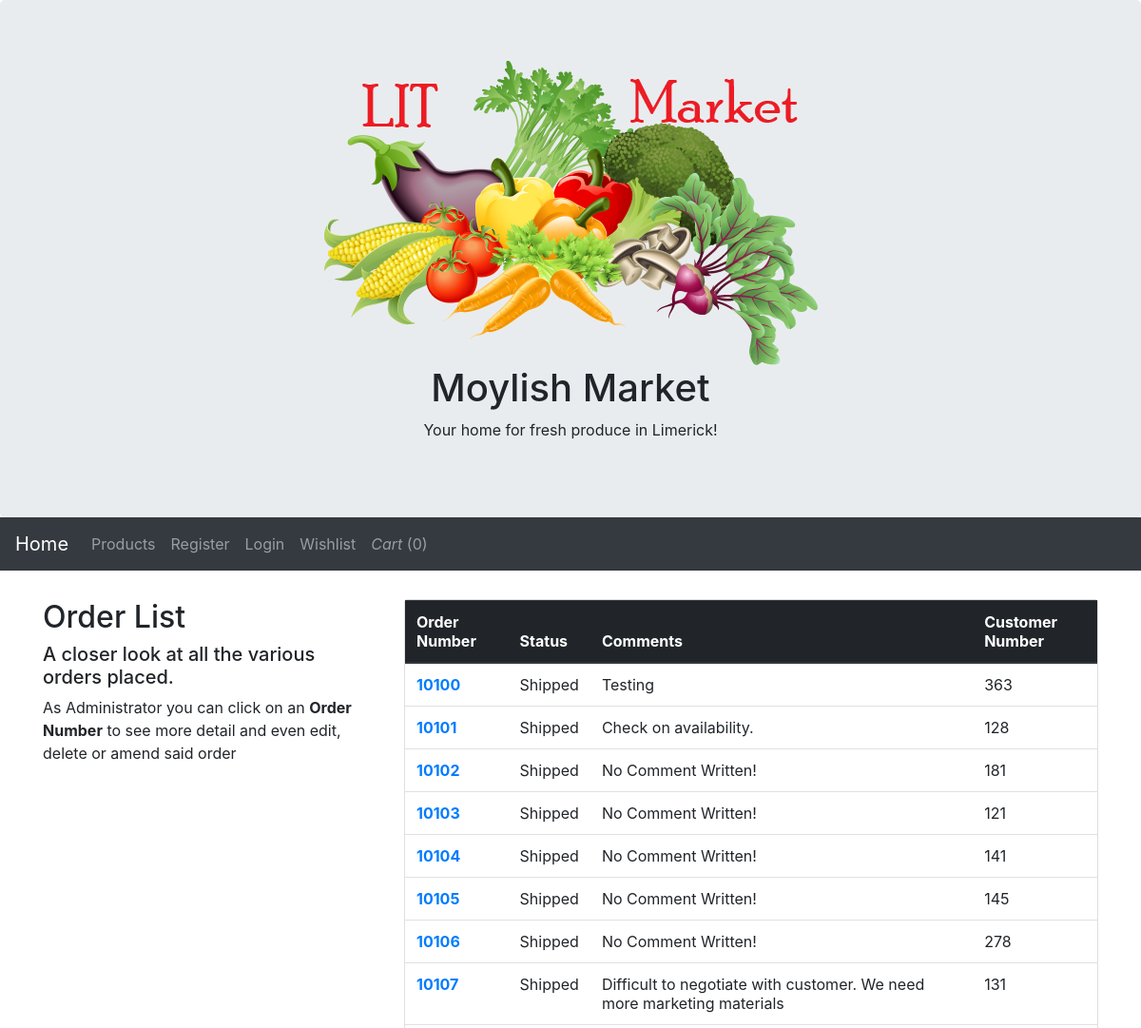
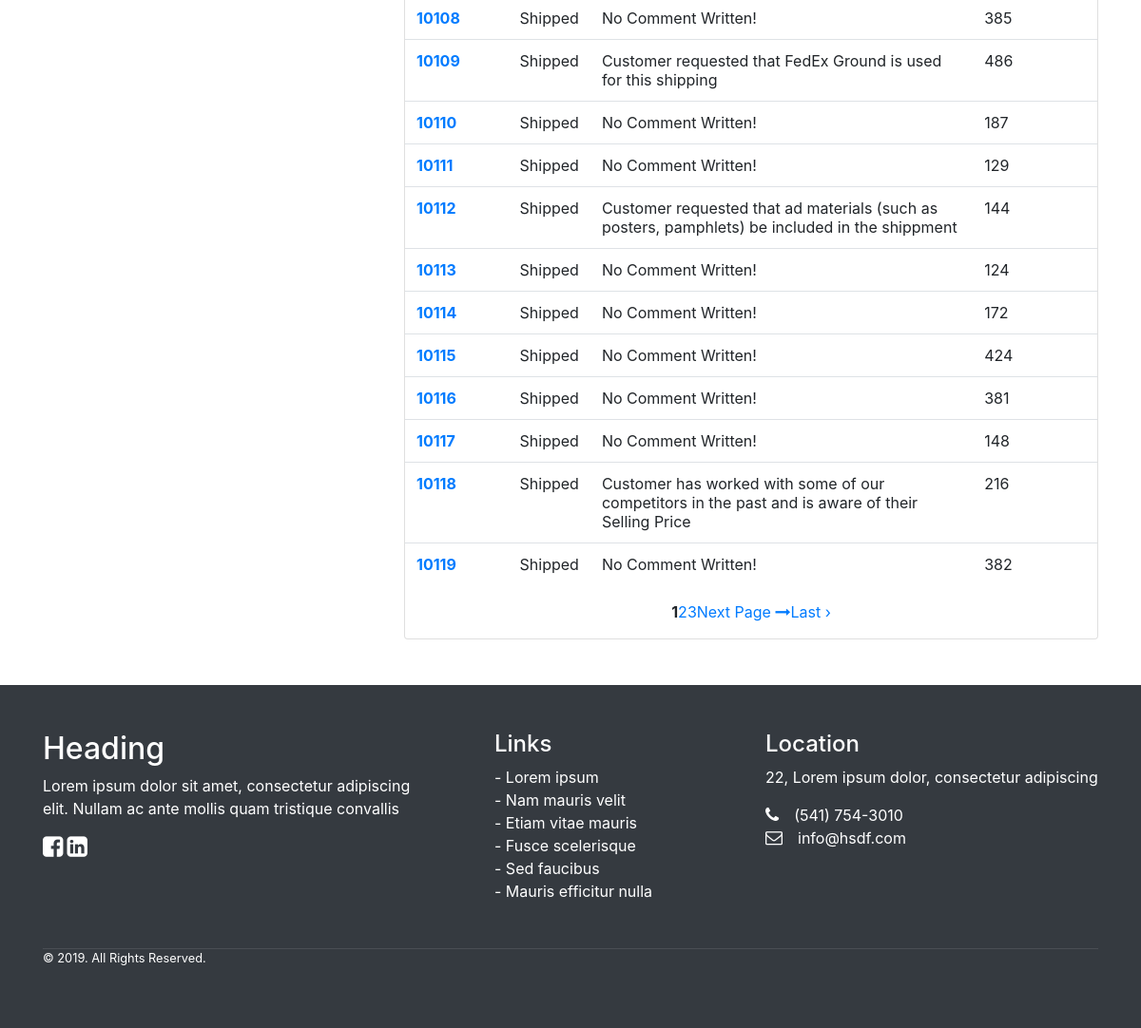
The page /index.php/orders on the database its author committed (2 pictures, top to bottom).
### tables this page shows
CREATE TABLE `orders` (
  `orderNumber` int(11) NOT NULL,
  `orderDate` date NOT NULL,
  `requiredDate` date NOT NULL,
  `shippedDate` date DEFAULT NULL,
  `status` varchar(15) NOT NULL,
  `comments` text,
  `customerNumber` int(11) NOT NULL
);

### index.php (called while the page is built, shortened)
<?php
require_once BASEPATH.'core/CodeIgniter.php';

### application/models/OrderModel.php (called while the page is built, shortened)
<?php
class OrderModel extends CI_Model
{
	function get_all_orders($limit, $offset)
	{
		$this->db->limit($limit, $offset);
		$this->db->select("orderNumber, orderDate, requiredDate,
		shippedDate, status, comments, customerNumber");
		$this->db->from('orders');
		$query = $this->db->get();
		return $query->result();
	}
	function get_all_ordersD()
	{
		$this->db->select("orderNumber, productCode, quantityOrdered, priceEach");
		$this->db->from('orderdetails');
		$query = $this->db->get();
		return $query->result();
	}
}

### application/views/orders/index.php (the view, shortened to what this page needs)
<div class="container" style="margin-top:30px">
		<div class="row">
			<div class="col-sm-4">
				<h2>Order List</h2>
				<h5>A closer look at all the various orders placed.</h5>
				<p>As Administrator you can click on an <b>Order Number</b> to see more detail and even edit, delete or amend said order</p>
			</div>
			<div class="col-sm-8">
				<div class="card">
					<table class="table">
						<thead class="thead-dark">
						<tr>
							<th scope="col">Order Number</th>
							<th scope="col">Status</th>
							<th scope="col">Comments</th>
							<th scope="col">Customer Number</th>
						</tr>
						</thead>
						<tbody>
						<?php foreach($orders as $row){?>
						<tr>
							<th scope="row"><?php echo anchor('Orders/viewOrders/'. $row->orderNumber, $row->orderNumber); ?></th>
							<td><?php echo $row->status;?></td>
							<td>
								<?php
								if($row->comments == null)
									echo "No Comment Written!";
								else
									echo $row->comments;
								?>
							</td>
							<td><?php echo $row->customerNumber;?></td>
						</tr>
							<?php } ?>
						</tbody>
					</table>
						<nav aria-label="Page navigation example">
							<ul class="pagination pg-blue justify-content-center">
								<li> <?php echo $this->pagination->create_links();?> </li>
							</ul>
						</nav>
					</div>
				</div>
				<br>
			</div>
		</div>

### rows shown on the page
orders: orderNumber "10100", status "Shipped", comments "Testing", customerNumber "363"
orders: orderNumber "10101", status "Shipped", comments "Check on availability.", customerNumber "128"
orders: orderNumber "10102", status "Shipped", shows "No Comment Written!", customerNumber "181"
orders: orderNumber "10103", status "Shipped", shows "No Comment Written!", customerNumber "121"
orders: orderNumber "10104", status "Shipped", shows "No Comment Written!", customerNumber "141"
orders: orderNumber "10105", status "Shipped", shows "No Comment Written!", customerNumber "145"
orders: orderNumber "10106", status "Shipped", shows "No Comment Written!", customerNumber "278"
orders: orderNumber "10107", status "Shipped", comments "Difficult to negotiate with customer. We need more marketing materials", customerNumber "131"
orders: orderNumber "10108", status "Shipped", shows "No Comment Written!", customerNumber "385"
orders: orderNumber "10109", status "Shipped", comments "Customer requested that FedEx Ground is used for this shipping", customerNumber "486"
orders: orderNumber "10110", status "Shipped", shows "No Comment Written!", customerNumber "187"
orders: orderNumber "10111", status "Shipped", shows "No Comment Written!", customerNumber "129"
orders: orderNumber "10112", status "Shipped", comments "Customer requested that ad materials (such as posters, pamphlets) be included in the shippment", customerNumber "144"
orders: orderNumber "10113", status "Shipped", shows "No Comment Written!", customerNumber "124"
orders: orderNumber "10114", status "Shipped", shows "No Comment Written!", customerNumber "172"
orders: orderNumber "10115", status "Shipped", shows "No Comment Written!", customerNumber "424"
orders: orderNumber "10116", status "Shipped", shows "No Comment Written!", customerNumber "381"
orders: orderNumber "10117", status "Shipped", shows "No Comment Written!", customerNumber "148"
orders: orderNumber "10118", status "Shipped", comments "Customer has worked with some of our competitors in the past and is aware of their Selling Price", customerNumber "216"
orders: orderNumber "10119", status "Shipped", shows "No Comment Written!", customerNumber "382"

### other values the page prints
anchor('HomePageController/index', 'Home', 'title="Home"') "Home"
anchor('Products/index', 'Products', 'title="products"') "Products"
anchor('Auth/post_register', 'Register', 'title="Register"') "Register"
anchor('Auth/post_login', 'Login', 'title="Login"') "Login"
anchor('Wishlist/index', 'Wishlist', 'title="Wishlist"') "Wishlist"
$this->cart->total_items() "0"
$this->pagination->create_links() "1 2 3 Last ›"
